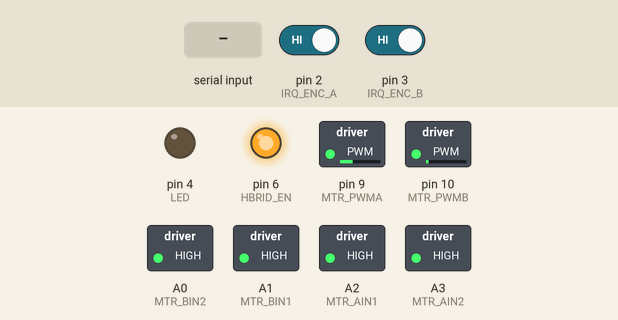
This sketch was run on a simulated Arduino Nano, built with avr-gcc and run on an emulated ATmega328P. Shown: switched loads named in the sketch (green lamp = pin HIGH), output pins drawn as LEDs (lit = HIGH). The test bench sets the inputs (shaded band); at power-on: pin 2 (IRQ_ENC_A) HIGH, pin 3 (IRQ_ENC_B) HIGH. No radio packets arrive unless stated; what the sketch prints to the serial monitor is not drawn.

Above: at 1.2 s.
1.3 s: "bit 0\n" received over Serial
At 2.1 s:
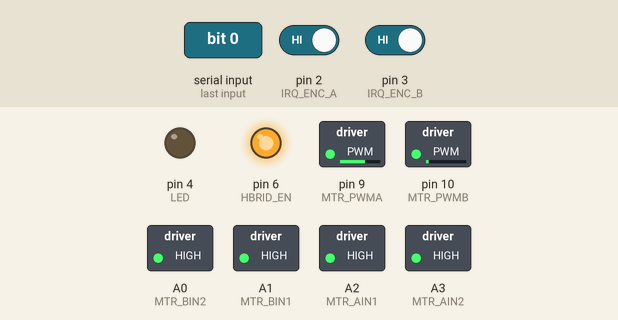
2.8 s: "90,45\n" received over Serial
At 3.8 s:
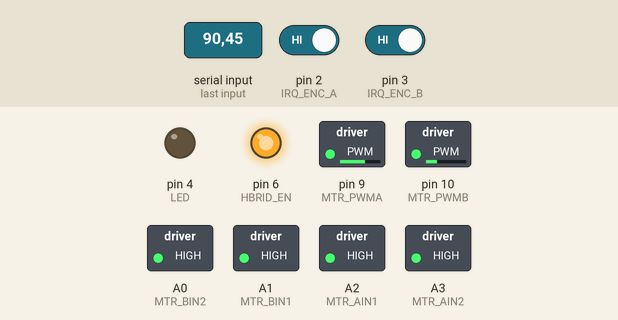
4.3 s: "0\n" received over Serial
At 5.5 s:
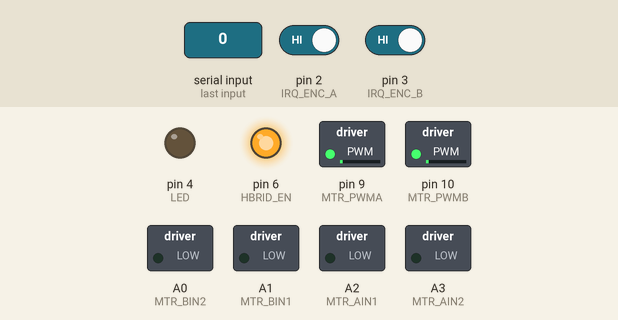
5.8 s: "A90\n" received over Serial
At 7.3 s:
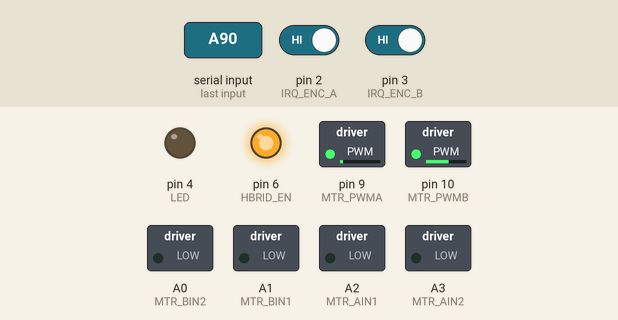
Timing chart, 0 to 8.3 s (numbered marks = the images above; inputs shaded):
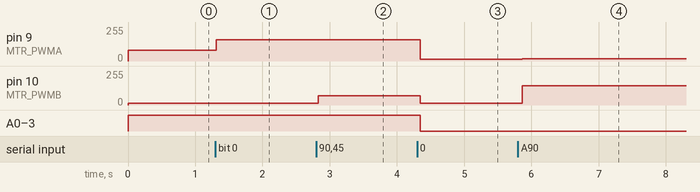

The sketch:

teste.ino
```cpp
//NUMERO MAGICO: 2678018048.


#include <avr/pgmspace.h>
#include <RF24Network.h>
#include <RF24.h>
#include <SPI.h>

// ------------------------------------------------------------------- //
// ------------------------ Definições diversas ---------------------- //

#define SSPEED      115200 // Velocidade da interface serial
#define FULL_BAT    8000   // Valor em mV para bat. completamente carregada
#define DEAD_BAT    6000   // Valor em mV para bat. esgotada ( recarregar )
#define TimeBlink   2000   //Valor em Millisegundos em que o LED deve piscar.

// ------------------------------------------------------------------- //
// ----------------------- Definições das rodas ---------------------- //

#define WHEEL_TICKS 48     // Número de furos por roda
#define WHEEL_DIAM  60     // Diâmetro da cada roda, em mm
#define WHEELS_SPC  60     // Espaçamento entre rodas, em mm

// ------------------------------------------------------------------- //
// --- Limitações de PWM e velocidade para uso no controlador PID ---- //

#define PWM_MIN     0x0F    // PWM mín. p/ garantir movimento das duas rodas
#define PWM_MAX     0x9F    // PWM máx. para que os motores tenham aprox. 5V
#define SPD_MIN     50      // Vel. mín. em mm/s ( Condição: PWM > PWM_MIN )
#define SPD_MAX     500     // Vel. máx. em mm/s ( Condição: PWM < PWM_MAX )

// ------------------------------------------------------------------- //
// ---------------------- Definições para o radio -------------------- //

#define BASE_ADDRESS      00   // Base tem o endereço 0 (em octal)

#define TAM_BUFFER        16   // Buffer de SW para o rádio
#define BASE_ADDRESS      00   // Base tem o endereço 0 (em octal)
#define NETW_CHANNEL     100   // Canal padrão de operação do rádio

// ------------------------------------------------------------------- //
// ---------------- DEFINES DE PINOS DO ARDUINO ---------------------- //

#define LED         4       // Led conectado a uma saída digital

#define RADIO_CE    7       // Pino CE do módulo de rádio
#define RADIO_CS    8       // Pino CS do módulo do rádio
#define RADIO_A0    A4      // Bit 0 do end. do rádio (LOW = ligado)
#define RADIO_A1    A5      // Bit 1 do end. do rádio (LOW = ligado)

#define IRQ_ENC_A   2       // Pino de interrupção do Encoder A
#define IRQ_ENC_B   3       // Pino de interrupção do Encoder B
#define IRQ_RADIO   5       // Pino de interrupção do Rádio

#define HBRID_EN    6       // Habilita a ponte H (High)
#define MTR_AIN1    A2      // Bit 0 - Controle da ponte H do Motor A
#define MTR_AIN2    A3      // Bit 1 - Controle da ponte H do Motor A
#define MTR_BIN1    A1      // Bit 0 - Controle da ponte H do Motor B
#define MTR_BIN2    A0      // Bit 1 - Controle da ponte H do Motor B
#define MTR_PWMA    9       // Sinal de PWM para controle  do Motor A
#define MTR_PWMB    10      // Sinal de PWM para controle  do Motor B

#define VOLT_BAT    A7      // Tensão da bateria -> Vcc/10

//Macros
// Transforma caractere ascii em um número de 4 bits em hexadecimal.
#define asc2hex(a) (((a) < 'a') ? ( (a) - '0' )  : ( ((a) - 'a')+10) )

// ------------------------------------------------------------------- //
// ---------------------- ESTRUTURAS DE DADOS ------------------------ //

//Struct dos tipos de mensagens.
typedef struct {
  uint32_t last_10ms   = 0;      // Controle das tarefas executadas a cada 10ms
  uint32_t last_100ms  = 0;      // Controle das tarefas executadas a cada 100ms
  uint32_t last_1min   = 0;      // Controle das tarefas executadas a cada 1min
} TasksTCtr;

typedef union {
  struct {
    uint8_t  pwm_motor_B;        // (bits 0-7)   8 bits: Valor do PWM do Motor B
    uint8_t  pwm_motor_A;        // (bits 8-15)  8 bits: Valor do PWM do Motor A
    uint8_t  dir_motor_B : 2,    // (bits 16-17) 2 bits: BIN1 e BIN2  da ponte H
             dir_motor_A : 2,    // (bits 18-19) 2 bits: AIN1 e AIN2  da ponte H
             ign1_4b     : 4;    // (bits 20-23) 4 bits não utilizados (padding)
    uint8_t  ign2_8b;            // (bits 24-31) 8 bits não utilizados (padding)
  } config;
  uint32_t status = 0;           // Leitura/Escrita simuntânea do conjunto de variáveis.
} TMotCtrl;

typedef struct {
    uint8_t  type;              // 1 byte  - Tipo da mensagem
    uint32_t data;              // 4 bytes - Dado da mensagem
} TRadioMsg;

typedef struct {
    uint8_t   head;              // Índice do primeiro elemento da fila
    uint8_t   tail;              // Índice do último elemento da fila
    uint8_t   tam;               // Número de mensagens na fila
    uint32_t  last_t;            // Última transmissão ou recepção
    TRadioMsg msg[TAM_BUFFER];   // Fila de mensagens
} TRadioBuf;

// ------------------------------------------------------------------- //
//------------------------- VARIAVEIS GLOBAIS ------------------------ //

TasksTCtr tasks;		                       //Contagem de tempo para execução de tarefas.
uint16_t count_enc_a = 0;
uint16_t count_enc_b = 0;

TMotCtrl motor;                            //Variavel global que contra o motor.

//Parte da inicializacao do radio.
RF24        radio   (RADIO_CE, RADIO_CS);  // Instância do rádio.
RF24Network network (radio);               // Instância da rede.
TRadioBuf   rx_buffer, tx_buffer;          // Buffers para mensagens (Rx & Tx).

bool rotation_FLAG;

uint8_t netw_channel;                      // Canal de rádio da rede

uint16_t  base_node, this_node;            // End. do nó remoto (base) e deste nó

uint8_t  recv;
uint32_t buffer;
uint32_t message;
// ------------------------------------------------------------------- //
// ---------------------- SUMARIO DAS FUNCOES ------------------------ //

// Obs: Este bloco não é necessário para compilação mas é útil como
//      referência durante o processo de desenvolvimento.

void     tasks_10ms             ( void );
void     tasks_100ms            ( void );
void     tasks_1min             ( void );
void     blinka                 ( void );
void     encoderA               ( void );
void     encoderB               ( void );
void     task_radio_Rx          ( void );
void     task_radio_Tx          ( void );
void     set_rotation           ( int16_t );
void     set_motor_status       ( uint32_t );
void     set_speed              ( uint32_t );
void     flush_radio_buffer     ( TRadioBuf& );
bool     is_rotating            ( void );
bool     is_motor_locked        ( uint8_t );
bool     is_radio_buffer_full   ( TRadioBuf& );
bool     is_radio_buffer_empty  ( TRadioBuf& );
uint8_t  get_node_addr          ( void );
uint8_t  set_pwm_max            ( void );
int8_t   write_msg_radio_buffer ( TRadioBuf&, TRadioMsg& );
int8_t   read_msg_radio_buffer  ( TRadioBuf&, TRadioMsg& );

uint16_t get_volt_bat           ( void );
uint32_t get_motor_status       ( void );
uint32_t get_speed              ( void );


// ------------------------------------------------------------------- //
// ---------------------------- MAIN --------------------------------- //

void setup() {

  Serial.begin(115200);             // Inicialização da com. serial

  base_node = BASE_ADDRESS;           // Endereço do nó base

  // Inicialização do pino do LED
  pinMode(LED, OUTPUT);             // Pino do LED como saída digital
  digitalWrite(LED, LOW);

  analogReference(INTERNAL);        // Referência dos ADCs -> 1.1V

  pinMode(RADIO_A0, INPUT_PULLUP);  //Inicialização do radio.
  pinMode(RADIO_A1, INPUT_PULLUP);

  pinMode(IRQ_ENC_A, INPUT);         //Pino para interrupção no encoder A.
  pinMode(IRQ_ENC_B, INPUT);         //Pino para interrupção no encoder B.
  pinMode(IRQ_RADIO, INPUT);         //Pino para interrupção para o radio.

  pinMode(HBRID_EN, OUTPUT);         // Habilita a ponte H (High)
  pinMode(MTR_AIN1, OUTPUT);         // Bit 0 - Controle da ponte H do Motor A
  pinMode(MTR_AIN2, OUTPUT);         // Bit 1 - Controle da ponte H do Motor A
  pinMode(MTR_BIN1, OUTPUT);         // Bit 0 - Controle da ponte H do Motor B
  pinMode(MTR_BIN2, OUTPUT);         // Bit 1 - Controle da ponte H do Motor B
  pinMode(MTR_PWMA, OUTPUT);         // Sinal de PWM para controle  do Motor A
  pinMode(MTR_PWMB, OUTPUT);         // Sinal de PWM para controle  do Motor B

  attachInterrupt(0, encoderA, RISING);
  attachInterrupt(1, encoderB, RISING);

  SPI.begin();                        // Inicializa a interface SPI.

  // Inicializaçoes do radio.
  radio.begin();                      // Inicializa o modulo de radio.
	netw_channel = NETW_CHANNEL;
  radio.setChannel(netw_channel);     // Canal da rede de rádio ( 0 - 125 );
  radio.setPALevel(RF24_PA_MAX);      // Potência da transmissão em 0dB ( 1mW )
  radio.setCRCLength(RF24_CRC_16);    // Comprimento do CRC: 8 ou 16 bits
  radio.enableDynamicPayloads();      // Habilita mensagens de tamanho dinâmico
  radio.setRetries(4,10);             // Reenvios (em HW): 4 * 250us = 1ms ; count: 10
  radio.setAutoAck(true);             // Autoack habilitado (feito em HW)
  radio.maskIRQ(1,1,0);               // Interrupção somente quando recebe pacotes

  // Inicialização da rede
  network.begin(this_node);

  // Inicialização dos buffers
  flush_radio_buffer( &rx_buffer );
  flush_radio_buffer( &tx_buffer );

  rotation_FLAG = 0;
  count_enc_a = 0;
  count_enc_b = 0;

  motor.status = 2678018048;

  set_motor_status(2678018048);

}

//Main loop, o que o robo fica fazendo "pra sempre".
void loop() {
  tasks_100ms();
}


// ------------------------------------------------------------------- //
// ------------------------------ TASKS ------------------------------ //

//Ainda nao defini como sera cada task, mas acho que essa forma ainda seja a mais eficiente.

// Tarefas que devem ser executadas em intervalos de 10ms
void tasks_10ms( void ) {

    if( (millis() - tasks.last_10ms) > 1 ){
      tasks.last_10ms = millis();

    }
}

// Tarefas que devem ser executadas em intervalos de 100ms
void tasks_100ms( void ) {

    if( (millis() - tasks.last_100ms) > 100 ){
        tasks.last_100ms = millis();
     if( Serial.available() ) {
              buffer = 0;

          while( Serial.available() ){

              // Lê caracteres até receber 'quebra de linha'
              if( (recv = Serial.read()) != '\n' ){
                  buffer  = buffer << 4;
                  buffer |= asc2hex(recv);
              }
              else {
                  // Se buffer completo => altera estado dos motores
                  set_motor_status(buffer);
              }
          }
    }
    //set_motor_status(message);
    }
    get_speed();
}

// Tarefas que devem ser executadas em intervalos de 1m
void tasks_1min( void ) {

  if( (millis() - tasks.last_1min) > 60000 ){
    tasks.last_1min = millis();

    // Caso a bateria esteja fraca, desliga o robo.
    if (get_volt_bat() < DEAD_BAT){

    }

  }
}

// ------------------------------------------------------------------- //
// ------------------------------ LED -------------------------------- //

void blinka (void) {
  uint32_t blinker;
  uint32_t aux32b;
  if ((millis() - aux32b) > TimeBlink){
    aux32b = millis();
    // Escreve "bit 0" de "blinker" para o LED
    digitalWrite(LED, bitRead(blinker, 0));

    //Serial.write(blinker);   // Escreve dados binários na porta serial
    //Serial.print(blinker);   // Imprime dados na porta serial como texto ASCII
    //aux = blinker%1000;
    Serial.println(blinker);   // Idem ao "print", adicionando EOL ao string
    blinker++;
  }

}

// ------------------------------------------------------------------- //
// ------------------------------ BATERIA ---------------------------- //

//Retorna a tensao na bateria, transforma analogico em digital e retorna
//um valor analogico, novamente.
uint16_t get_volt_bat ( void ){
  int16_t sensorValue = analogRead(VOLT_BAT);
  uint16_t volt = ((sensorValue*1.1/1023.0)*10000.0);
 // Serial.print("voltagem: ");
  //Serial.println(volt);
  return volt;
}

// ------------------------------------------------------------------- //
// ------------------------------ ENCODERS  -------------------------- //

//Tentei manter as mensagens de interrupção dos encoders o mais simples possivel.
//Caso seja necessario testar o funcionamente via serial basta:
//descomentar a primeira linha e substituir a segunda por Serial.print(count_enc_X++)

void encoderA() {
  //Serial.print ("Contagem Encoder A: ");
  //Serial.println(count_enc_a++);
  count_enc_a++;
}


void encoderB() {
  //Serial.print ("Contagem Encoder B: ");
  //Serial.println(count_enc_b++);
  count_enc_b++;
}
// ------------------------------------------------------------------- //
// ------------------------------ Ponte H ---------------------------- //

//Parte da ponte H e do ajuste dos PWM estao todas feitas.
//Talvez de para mudar a forma como ele checa o freio eletrico (verificar a corretude, tambem).

//Seta o status do motor, no caso ajusta a ponte H, pwm...
void set_motor_status( uint32_t state) {

  motor.status = state;

  // Desabilita a ponte H.
  digitalWrite(HBRID_EN, LOW);

  //Ajustas os pinos da ponte H conforme o que foi passado no int state para a struct motor.
  //O bit mais sgnificativo é o 1 e o menos o 2.
  digitalWrite(MTR_AIN1, bitRead(motor.config.dir_motor_A, 1));
  digitalWrite(MTR_AIN2, bitRead(motor.config.dir_motor_A, 0));
  digitalWrite(MTR_BIN1, bitRead(motor.config.dir_motor_B, 1));
  digitalWrite(MTR_BIN2, bitRead(motor.config.dir_motor_B, 0));

  //Verifica se pwm_motor esta na faixa PWM_MIN <= PWM_MOTOR <= PWM_MAX, e, caso nao esteja o matem nessa faixa.
  if(motor.config.pwm_motor_A < PWM_MIN)
    motor.config.pwm_motor_A = PWM_MIN;
  else if (motor.config.pwm_motor_A > PWM_MAX)
    motor.config.pwm_motor_A = PWM_MAX;

  if(motor.config.pwm_motor_B < PWM_MIN)
    motor.config.pwm_motor_B = PWM_MIN;
  else if (motor.config.pwm_motor_B > PWM_MAX)
    motor.config.pwm_motor_B = PWM_MAX;

  //Ajusta o PWM de cada motor, conforme foi passado no int state e depois para a struct motor.
  analogWrite(MTR_PWMA, motor.config.pwm_motor_A);
  analogWrite(MTR_PWMB, motor.config.pwm_motor_B);

  // Habilita a ponte H novamente.
  digitalWrite(HBRID_EN, HIGH);
}

//Retorna qual o status do motor (de forma "unica").
uint32_t get_motor_status( void ){
  return motor.status;
}

//Verifica se está em freio elétrico.
bool is_motor_locked( uint8_t mtr){

    if( mtr )
         return !(bitRead(motor.config.dir_motor_B,0) ^ bitRead(motor.config.dir_motor_B,1));
    else return !(bitRead(motor.config.dir_motor_A,0) ^ bitRead(motor.config.dir_motor_A,1));

}

uint8_t set_pwm_max( void ){
  uint8_t pwm;
  uint16_t tension = get_volt_bat();

  //O PWM tem que ser max caso ele esteja em 5v ou menos, sendo assim:
  if (tension < PWM_MAX)
    return PWM_MAX;

  //Com o PWM entre 5v e 8v, devemos achar a "porcentagem" em que ele deve
  //ficar ligado, dado um periodo.
  pwm = PWM_MAX*16000/tension;

  return pwm;
 }

// ------------------------------------------------------------------- //
// ---------------------------- MOTORES ------------------------------ //

//Nao consegui terminar devido a falta de tempo e de entendimento do enunciado proposto
//O Alexandre usa uma struct de PID (proportional, integral, and derivative), mas eu acho
//Que nao e necessario fazer assim, verificar mais tarde.

//Seta as velocidades dos motores.
void set_speed ( uint32_t data ) {


}

//Devolve o valor da velocidade atual.
uint32_t get_speed ( void ) {

  uint16_t speedA;
  uint16_t speedB;
  uint32_t speedi  = 0;
  uint16_t timeMM = 0;

  //Calcula uma constante de quando o robo anda por furo na roda.
  uint32_t dist_ticks = 3.14*WHEEL_DIAM/WHEEL_TICKS;

  //Faz a verificacao e os ajustes para acertar a velocidade.
  //if (!is_motor_locked((uint8_t)(motor.config.dir_motor_A)) && !is_motor_locked((uint8_t)(motor.config.dir_motor_B))){
    //verificar se em dado tempo encoder passa por speedA e speedB furos.
    speedA = count_enc_a;
    speedB = count_enc_b;

    //Pega um tempo para calcular a velocidade do robo, nao e a forma mais eficiente,
    //pois o tempo e insuficiente

    timeMM = millis();
    while( (timeMM - millis()) < 1000){
    //Calcula a velocidade em cada motor.

    }

    speedA = ((count_enc_a - speedA)*dist_ticks)/timeMM;
    speedB = ((count_enc_b - speedB)*dist_ticks)/timeMM;
    Serial.println(speedA);
    Serial.println(speedB);

    //Coloca as velocidades dos dois motores em uma mesma variavel
    //0-15 bits: B e 16-31 bits: A
    speedi = speedA;
    speedi = speedi << 16;
    speedi += speedB;

  //} else
  	//Caso o motor eseteja travado, a velocidade e zero.
  	return speedi;
}

//rotaciona o robo.
void set_rotation ( int16_t rotation ) {

  uint32_t speed = 0 ;
  uint16_t deg   = (uint16_t)(rotation & 0x3FF)%360;
  uint8_t tks    = (uint8_t) ((deg * 10) / 75);          // Furos do motor que serão contados (7,5° por furo)

  // Ajusta ângulo para múltiplo de 7,5°
  deg = (uint16_t)((tks * 75) / 10);

  //Gira para a esquerda.
  if (rotation > 0){
    rotation_FLAG = 1;
 	//set_speed();
  //Gira para a direita.
  } else if (rotation < 0) {
    rotation_FLAG = 1;
    //set_speed();

  //Nao gira.
  } else
    rotation_FLAG = 0;

  if (rotation_FLAG)
    set_speed(speed);
}

bool is_rotating( void ) {
    return rotation_FLAG;
}

// ------------------------------------------------------------------- //
// ----------------------------- RADIO ------------------------------- //

//Estou usando o Radio do Alexandre, mas estou comentando o funcionamento deve
//Para que fique mais facil o entendimento, sera possivel fazer as devidas mudancas
//Mais para frente.

//Acha e devolve de forma "fisica" o ID do robo que sera utilizado pelo radio.
uint8_t get_node_addr( void ){
   if( (digitalRead(RADIO_A0) == HIGH) && (digitalRead(RADIO_A1) == HIGH) )
    return 0;
   if( (digitalRead(RADIO_A0) == HIGH) && (digitalRead(RADIO_A1) == LOW) )
    return 1;
   if( (digitalRead(RADIO_A0) == LOW) && (digitalRead(RADIO_A1) == HIGH) )
    return 2;
   if( (digitalRead(RADIO_A0) == LOW) && (digitalRead(RADIO_A1) == LOW) )
    return 3;
}

//Le mensagem do buffer do hardware e as armazena em um buffer (rx_buffer).
void task_radio_Rx( void ) {

  if( !network.available() )
    return;

  TRadioMsg msg;
  RF24NetworkHeader header;

  while( network.available() && !is_radio_buffer_full(&rx_buffer) ) {
    network.read(header, &msg.data, sizeof(msg.data));
    msg.type  = header.type;
    write_msg_radio_buffer(&rx_buffer, &msg);
  }
}

//Encaminha as mensagens que foram postas no buffer para serem transmitidas.
void task_radio_Tx( void ) {
    TRadioMsg msg;
    while ( !is_radio_buffer_empty(&tx_buffer) ){
      read_msg_radio_buffer( &tx_buffer, &msg );
      RF24NetworkHeader header(base_node, msg.type);
      network.write(header, &msg.data, sizeof(msg.data));
    }
}

//"Executa" a mensagem dada o tipo dela (A, C, S, R, M, V, Z ou N).
void dispatch_msgs( void ){
  if( is_radio_buffer_empty(&rx_buffer) ) return;

  TRadioMsg msg;
  read_msg_radio_buffer( &rx_buffer, &msg );

  switch ( msg.type ){

    // Leitura do endereço do nó
    case 'A':   get_node_addr();
    break;

    // Ajusta curso (rotação, sentido e velocidade)
    case 'C':   if( is_rotating() )
      write_msg_radio_buffer( &rx_buffer, &msg );
      else set_speed( msg.data );
    break;

    // Ajuste individual das vels. dos motores
    case 'S':   if( is_rotating() )
        write_msg_radio_buffer( &rx_buffer, &msg );
      else set_speed( msg.data );
    break;

    // Rotação do robô
    case 'R' :  if( is_rotating() )
      write_msg_radio_buffer( &rx_buffer, &msg );
      else set_rotation( msg.data );
      Serial.println(msg.data, HEX);
    break;

    // Leitura/Config. direta dos params. dos motores
    case 'M' :  if( is_rotating() )
      write_msg_radio_buffer( &rx_buffer, &msg );
      else if( msg.data > 0xFFFFF )
        get_motor_status( );
      else {
        //mov.config.ctr_pid_en = 0;
        //set_motor_status( msg.data );
      }
    break;

      // Leitura da tensão da bateria
    case 'V':   get_volt_bat();
    break;

    // Reinicio o Arduino por SW
    //case 'Z': soft_reset();
    //break;

    // Altera o canal de rádio do robô
    //case 'N': set_network_channel( (uint8_t)(msg.data) );
    //break;

    // Mensagens com tipos desconhecidos são devolvidas à base
    default: write_msg_radio_buffer( &tx_buffer, &msg );
  }

}

//Coloca uma mensagem no buffer interno do sistema.
int8_t write_msg_radio_buffer( TRadioBuf *buf, TRadioMsg *msg ){
  //Verifica se o buffer esta cheio.
  if( buf->tam == TAM_BUFFER )
    return -1;

  //Coloca a mensagem no final do buffer.
  buf->msg[buf->tail].type = msg->type;
  buf->msg[buf->tail].data = msg->data;

  //Verifica se a tail nao esta no final do buffer.
  if( ++buf->tail == TAM_BUFFER )
    buf->tail = 0;

  //Arruma o tamanho do buffer.
  buf->tam++;

  return ( TAM_BUFFER - buf->tam );        // Retorna: espaço restante
}

int8_t read_msg_radio_buffer( TRadioBuf *buf, TRadioMsg *msg ){

  //Verifica se o buffer nao esta vazio.
  if( buf->tam == 0 )
    return -1;           // Erro, buffer vazio

  //A mensagem que sera executada recebe a mensagem que esta no comeco do buffer.
  msg->type = buf->msg[buf->head].type;
  msg->data = buf->msg[buf->head].data;

  //verifica se a head nao esta no final do buffer.
  if( ++buf->head == TAM_BUFFER )
    buf->head = 0;

  //Diminui o tamanho do buffer.
  buf->tam--;

  return buf->tam;                         // Retorna: espaço ocupado
}

//Reinicia o buffer, setando tudo em 0.
void flush_radio_buffer( TRadioBuf *buf ){
  buf->head   = 0;
  buf->tail   = 0;
  buf->tam    = 0;
  buf->last_t = 0;
}

//Verifica se o buffer esta cheio.
bool is_radio_buffer_full( TRadioBuf *buf ){
  if (buf->tam == TAM_BUFFER)
    return 1;
  return 0;
}

//verifica se o buffer esta vazio
bool is_radio_buffer_empty( TRadioBuf *buf ){
  if (buf->tam == 0)
    return 1;
  return 0;
}
```

Measured:
- after the input at 1.3 s, pin 9 (MTR_PWMA): 80/255 → 159/255 at once
- after the input at 2.8 s, pin 10 (MTR_PWMB): 15/255 → 69/255 at once
- after the input at 4.3 s, pin 9 (MTR_PWMA): 159/255 → 15/255 after 0.05 s; pin 10 (MTR_PWMB): 69/255 → 15/255 after 0.05 s; A0 (MTR_BIN2), A1 (MTR_BIN1), A2 (MTR_AIN1), A3 (MTR_AIN2): HIGH → LOW after 0.05 s
- after the input at 5.8 s, pin 9 (MTR_PWMA): 15/255 → 17/255 after 0.06 s; pin 10 (MTR_PWMB): 15/255 → 144/255 after 0.06 s
